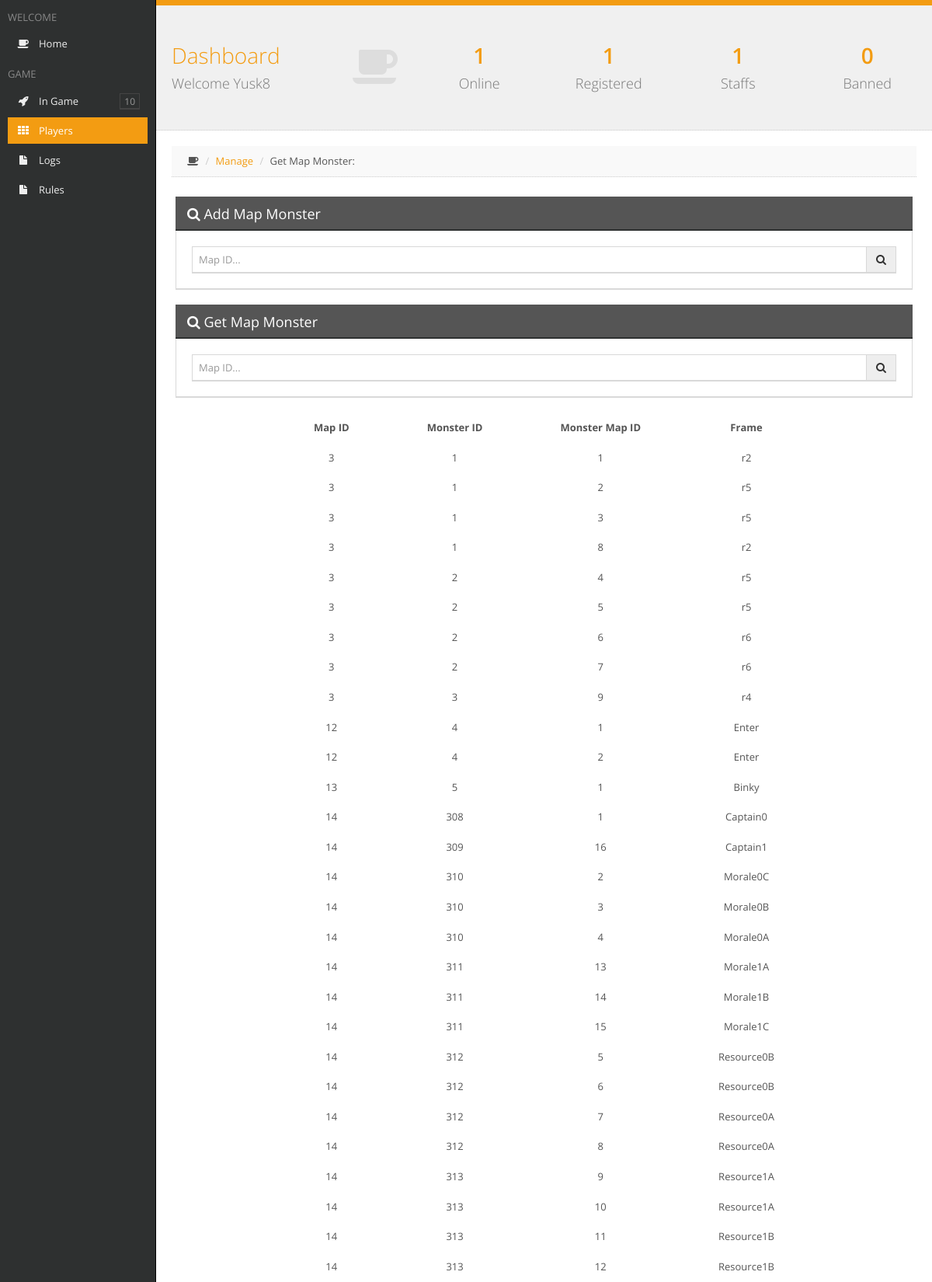
/Account/Listmapmon.php (signed in, upper part), run on the app's committed database.
### tables this page shows
CREATE TABLE `maps_monsters` (
  `MapID` int(11) UNSIGNED NOT NULL,
  `MonsterID` int(11) UNSIGNED NOT NULL,
  `MonMapID` int(11) UNSIGNED NOT NULL,
  `Frame` varchar(16) NOT NULL
);

### Account/template/css/fonts/config.php (called while the page is built, shortened)
<?php
	$useron = $_SESSION['userlog'];
	$passon = $_SESSION['passlog'];
	if(!(empty($passon))){
		$user = addslashes($useron);
		$pass = addslashes($passon);
		$busca_user = mysql_query("SELECT * FROM users WHERE Name='$user' AND Hash='$pass'");
		$fetch_user = mysql_fetch_array($busca_user);
		$staff = $fetch_user['Staff'];
	$busca_servers = mysql_query("SELECT SUM(Count) FROM servers WHERE Online>0");
	$fetch_servers = mysql_fetch_array($busca_servers);
	$busca_users = mysql_query("SELECT id FROM users");
	$conta_users = mysql_num_rows($busca_users);
	$busca_staff = mysql_query("SELECT id FROM users WHERE Access>=40");
	$conta_staff = mysql_num_rows($busca_staff);
	$busca_ban = mysql_query("SELECT id FROM users WHERE Access<1");
	$conta_ban = mysql_num_rows($busca_ban);
	}
?>

### Account/Listmapmon.php (the view, shortened to what this page needs)
<?php
	if(!(include "template/css/fonts/config.php")){
		die("<center>FATAL ERROR: Arquivo de configuração não encontrado</center>");
	}
?>
<?php if(!(empty($passon)) && ($staff < 2)){ ?>
<html>
	<head>
		<title>Restricted Access</title>
		<link rel="stylesheet" href="template/css/style.css">
		<link rel='stylesheet' id='open-sans-css'  href='//fonts.googleapis.com/css?family=Open+Sans%3A300italic%2C400italic%2C600italic%2C300%2C400%2C600&#038;subset=latin%2Clatin-ext&#038;ver=4.0-alpha' type='text/css' media='all' />
	</head>
	<body>
		<div id="tudo">
			<div>&nbsp </div>
			<div id="conteudo" class="shadow">
				<div style="height: 30px;">&nbsp </div>
				<p><center>Only Administrators have access to the Panel of Map Monsters</center></p>
				<p><a href="../"><center>&raquo Back to Game</center></a></p>
			</div>
		</div>
	</body>
</html>
<?php }else if(!(empty($passon))){ ?>
<!DOCTYPE html>
<html class=" js no-touch">
<head>
	<link rel="stylesheet" href="template/css/bootstrap-1.5.css">
	<link rel="stylesheet" href="template/css/plugins-1.5.css">
	<link rel="stylesheet" href="template/css/main-1.5.css">
	<link rel="stylesheet" href="template/css/themes.css">
</head>
<body class="header-fixed-top sidebar-left-pinned">
<div id="sidebar-left" class="enable-hover">
	<div class="sidebar-content">
		<div class="slimScrollDiv" style="position: relative; overflow: hidden; width: auto; height: 573px;">
			<div class="sidebar-left-scroll" style="overflow: hidden; width: auto; height: 573px;">
				<ul class="sidebar-nav">
					<li><h2 class="sidebar-header">WELCOME</h2></li>
					<li><a href="Index.php"><i class="fa fa-coffee"></i>Home</a></li>
					<li><h2 class="sidebar-header">GAME</h2></li>
					<li><a style="cursor: pointer;" class="menu-link"><i class="fa fa-rocket"></i>In Game</a>
					</li>
					<li><a href="busca.php" class=" active"><i class="fa fa-th"></i>Players</a></li>
					<li><a href="logs.php"><i class="fa fa-file"></i>Logs</a></li>
					<li><a href="rules.php"><i class="fa fa-file"></i>Rules</a></li>
				</ul>
			</div>
		</div>
	</div>
</div>
<div id="page-container" class="full-width">
	<div id="fx-container" class="fx-opacity"><div id="page-content" class="block">
		<div class="block-header">
			<div class="row remove-margin">
				<div class="col-md-4">
					<a href="" class="header-title-link">
						<h1><i class="fa fa-coffee animation-expandUp"></i>Dashboard<br><small>Welcome <?php echo $useron; ?></small></h1>
					</a>
				</div>
				<div class="col-md-8">
					<div class="row">
						<div class="col-sm-6">
							<div class="row">
								<div class="col-xs-6">
									<a href="lista.php?online" class="header-link">
										<h1 class="animation-pullDown">
											<strong><?php echo $fetch_servers[0]; ?></strong><br><small>Online</small>
										</h1>
									</a>
								</div>
								<div class="col-xs-6">
									<a class="header-link">
										<h1 class="animation-pullDown">
											<strong><?php echo $conta_users; ?></strong><br><small>Registered</small>
										</h1>
									</a>
								</div>
							</div>
						</div>
						<div class="col-sm-6">
							<div class="row">
								<div class="col-xs-6">
									<a href="lista.php?staffs" class="header-link">
										<h1 class="animation-pullDown">
											<strong><?php echo $conta_staff; ?></strong><br><small>Staffs</small>
										</h1>
									</a>
								</div>
								<div class="col-xs-6">
									<a href="lista.php?ban" class="header-link">
										<h1 class="animation-pullDown">
											<strong><?php echo $conta_ban; ?></strong><br><small>Banned</small>
										</h1>
									</a>
								</div>
							</div>
						</div>
					</div>
				</div>
			</div>
		</div>
<div id="page-container" class="full-width">
	<div id="fx-container" class="fx-opacity"><div id="page-content" class="block">
		<ul class="breadcrumb breadcrumb-top">
			<li><i class="fa fa-coffee"></i></li>
			<li><a href="Manage.php">Manage</a></li>
			<li>Get Map Monster: <?php echo $_POST['search-term']; ?></li>
		</ul>
		<div class="row gutter30">
			<div class="block full">
				<div class="block-title">
					<h2><i class="fa fa-search"></i> Add Map Monster</h2>
				</div>
				<form action="addmapmon.php" method="POST">
					<div class="input-group">
						<input type="text" id="search-term" value="<?php echo addslashes($_POST['add-term']); ?>" name="add-term" class="form-control" placeholder="Map ID...">
						<span class="input-group-btn">
							<button type="submit" class="btn btn-default"><i class="fa fa-search"></i></button>
						</span>
					</div>
				</form>
			</div>
			<div class="block full">
				<div class="block-title">
					<h2><i class="fa fa-search"></i> Get Map Monster</h2>
				</div>
				<form action="" method="post">
					<div class="input-group">
						<input type="text" id="search-term" value="<?php echo addslashes($_POST['search-term']); ?>" name="search-term" class="form-control" placeholder="Map ID...">
						<span class="input-group-btn">
							<button type="submit" class="btn btn-default"><i class="fa fa-search"></i></button>
						</span>
					</div>
				</form>
			</div>
		<table align="center">
		<tr>
			<td style='border: 1px #000; padding: 10px 50px 10px 50px;' align="center"><b>Map ID</b></td>
			<td style='border: 1px #000; padding: 10px 50px 10px 50px;' align="center"><b>Monster ID</b></td>
			<td style='border: 1px #000; padding: 10px 50px 10px 50px;' align="center"><b>Monster Map ID</b></td>
			<td style='border: 1px #000; padding: 10px 50px 10px 50px;' align="center"><b>Frame</b></td>
		</tr>
		<?php
			if(!(isset($_POST['search-term']))){
				$_BS['PorPagina'] = 70;
				$sql = "SELECT COUNT(*) AS total FROM `maps_monsters`";
				$query = mysql_query($sql);
				$total = mysql_result($query, 0, 'total');
				$paginas =  (($total % $_BS['PorPagina']) > 0) ? (int)($total / $_BS['PorPagina']) + 1 : ($total / $_BS['PorPagina']);
				if (isset($_GET['pagina'])) {
					$pagina = (int)$_GET['pagina'];
				} else {
					$pagina = 1;
				}
				$pagina = max(min($paginas, $pagina), 1);
				$inicio = ($pagina - 1) * $_BS['PorPagina'];
				$sql = "SELECT * FROM `maps_monsters` ORDER BY `MapID` ASC LIMIT ".$inicio.", ".$_BS['PorPagina'];
				$query = mysql_query($sql);
				while ($resultado = mysql_fetch_assoc($query)) {
					$id = $resultado['MapID'];
					$name = $resultado['MonsterID'];
					$player = $resultado['MonMapID'];
					$upg = $resultado['Frame'];
					echo "
						<tr>
							<td style='border: 1px #000; padding: 10px 50px 10px 50px;' align='center'>$id</td>
							<td style='border: 1px #000; padding: 10px 50px 10px 50px;' align='center'>$name</td>
							<td style='border: 1px #000; padding: 10px 50px 10px 50px;' align='center'>$player</td>
							<td style='border: 1px #000; padding: 10px 50px 10px 50px;' align='center'>$upg</td>
						</tr>
					";
				}
				echo "</table>";
				if ($total > 0) {
					echo "<br /><br /><center>Other Map Monsters: ";
					echo "</center>";
				}
			}
		?>
		<br /><br /><br />
		</div>
	</div>
	</div>
</div>
</body>
</html>
<?php }else{ ?>
	<?php include "login.php"; ?>
<?php } ?>

### data on the page
maps_monsters: MapID "3", MonsterID "1", MonMapID "1", Frame "r2"
maps_monsters: MapID "3", MonsterID "1", MonMapID "2", Frame "r5"
maps_monsters: MapID "3", MonsterID "1", MonMapID "3", Frame "r5"
maps_monsters: MapID "3", MonsterID "1", MonMapID "8", Frame "r2"
maps_monsters: MapID "3", MonsterID "2", MonMapID "4", Frame "r5"
maps_monsters: MapID "3", MonsterID "2", MonMapID "5", Frame "r5"
maps_monsters: MapID "3", MonsterID "2", MonMapID "6", Frame "r6"
maps_monsters: MapID "3", MonsterID "2", MonMapID "7", Frame "r6"
maps_monsters: MapID "3", MonsterID "3", MonMapID "9", Frame "r4"
maps_monsters: MapID "12", MonsterID "4", MonMapID "1", Frame "Enter"
maps_monsters: MapID "12", MonsterID "4", MonMapID "2", Frame "Enter"
maps_monsters: MapID "13", MonsterID "5", MonMapID "1", Frame "Binky"
maps_monsters: MapID "14", MonsterID "308", MonMapID "1", Frame "Captain0"
maps_monsters: MapID "14", MonsterID "309", MonMapID "16", Frame "Captain1"
maps_monsters: MapID "14", MonsterID "310", MonMapID "2", Frame "Morale0C"
maps_monsters: MapID "14", MonsterID "310", MonMapID "3", Frame "Morale0B"
maps_monsters: MapID "14", MonsterID "310", MonMapID "4", Frame "Morale0A"
maps_monsters: MapID "14", MonsterID "311", MonMapID "13", Frame "Morale1A"
maps_monsters: MapID "14", MonsterID "311", MonMapID "14", Frame "Morale1B"
maps_monsters: MapID "14", MonsterID "311", MonMapID "15", Frame "Morale1C"
maps_monsters: MapID "14", MonsterID "312", MonMapID "5", Frame "Resource0B"
maps_monsters: MapID "14", MonsterID "312", MonMapID "6", Frame "Resource0B"
maps_monsters: MapID "14", MonsterID "312", MonMapID "7", Frame "Resource0A"
maps_monsters: MapID "14", MonsterID "312", MonMapID "8", Frame "Resource0A"
maps_monsters: MapID "14", MonsterID "313", MonMapID "9", Frame "Resource1A"
maps_monsters: MapID "14", MonsterID "313", MonMapID "10", Frame "Resource1A"
maps_monsters: MapID "14", MonsterID "313", MonMapID "11", Frame "Resource1B"
maps_monsters: MapID "14", MonsterID "313", MonMapID "12", Frame "Resource1B"

### other printed values
$useron "Yusk8"
$fetch_servers[0] "1"
$conta_users "1"
$conta_staff "1"
$conta_ban "0"
